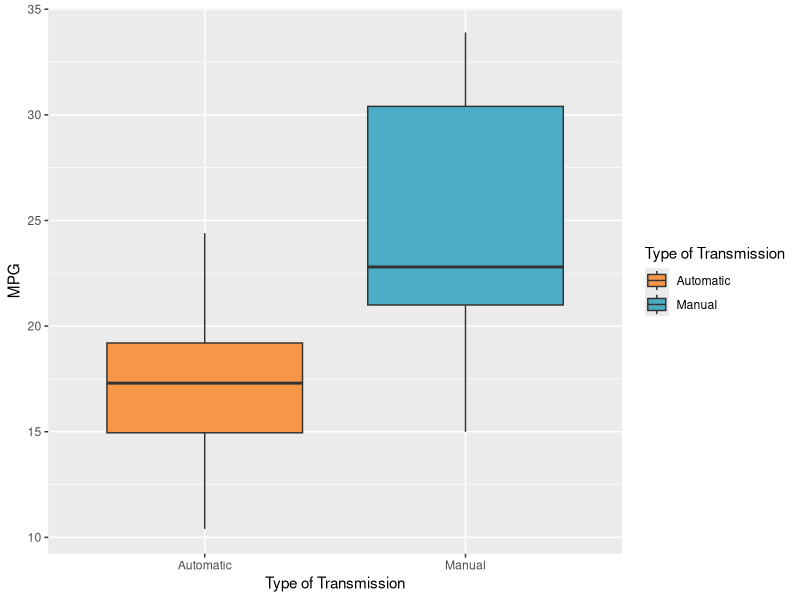
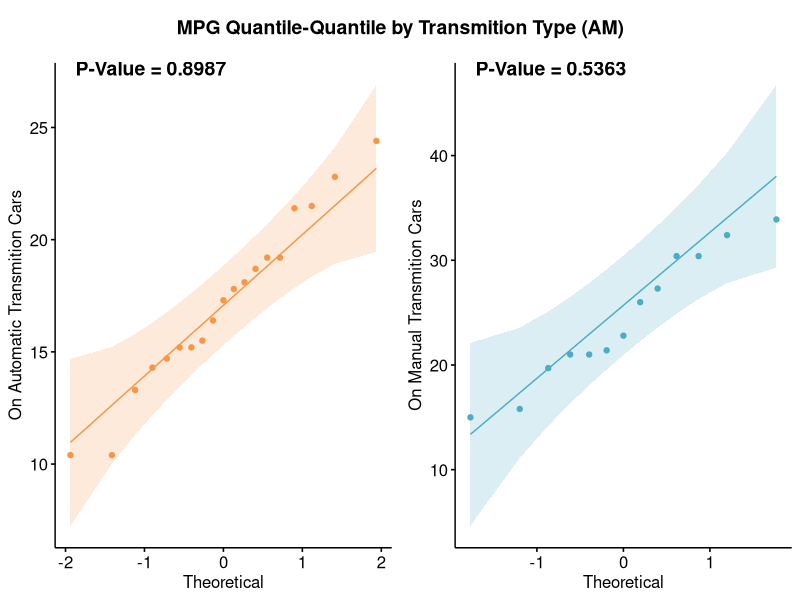
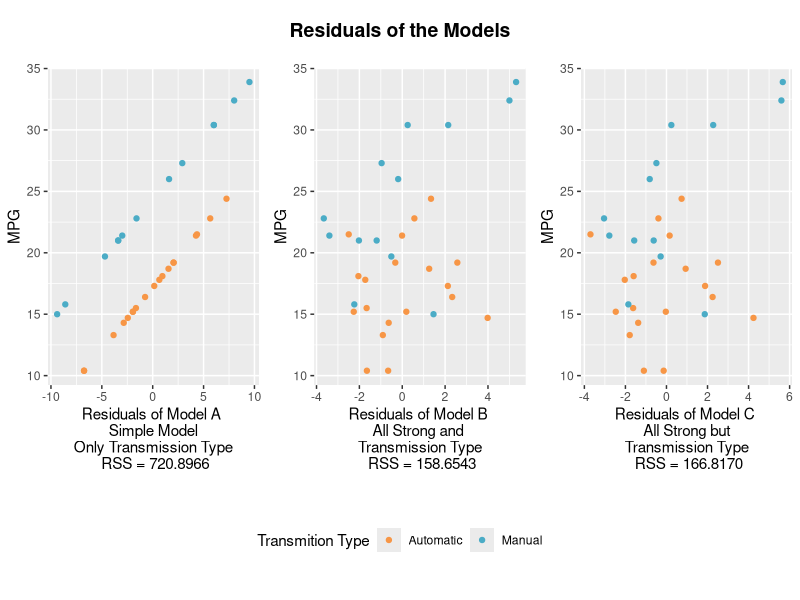

R code for these plots, in order:
## ---- chunk 1
options(scipen=999)         # make the number printer more readable
Sys.setenv(LANG = "en")     # show messages on english
Sys.setenv(LANGUAGE = "en") # show messages on english
rm(list=ls())               # remove other data from env, if any
set.seed(123)               # set a seed to ensure get always the same results
## ---- chunk 2
# loading required libraries
library('knitr')
library('ggplot2')
library('doParallel')
library('e1071')
library('gridExtra')
library('cowplot')
library('kableExtra')
library('ggpubr')
library('plyr')

registerDoParallel(cores=4)
## ---- chunk 3
TRANSMITION_AUTOMATIC       <- "Automatic"
TRANSMITION_MANUAL          <- "Manual"
ENGINE_SHAPED               <- "V-shaped"
ENGINE_STRAIGHT             <- "Straight"
COLOR_TRANSMITION_AUTOMATIC <- "#f79646" # light orange
COLOR_TRANSMITION_MANUAL    <- "#4bacc6" # light blue
CONFIDENCE_INTERVAL         <- 0.95      # 95%

setNumberPrecision <- function(x, k) trimws(format(round(x, k), nsmall=k))
getResidualSquaredError <- function(model) sum(model$residuals^2)

fieldDescription <- list()
fieldDescription[["mpg"]]  <- "Miles/(US) gallon"                                # mpg
fieldDescription[["cyl"]]  <- "Number of cylinders"                              # cyl
fieldDescription[["disp"]] <- "Displacement (cu.in.)"                            # disp
fieldDescription[["hp"]]   <- "Gross horsepower"                                 # hp
fieldDescription[["drat"]] <- "Rear axle ratio"                                  # drat
fieldDescription[["wt"]]   <- "Weight (1000 lbs)"                                # wt
fieldDescription[["qsec"]] <- "1/4 mile time"                                    # qsec
fieldDescription[["vs"]]   <- "Type of Engine (0 = V-shaped  1 = straight)"      # vs - factor
fieldDescription[["am"]]   <- "Type of Transmission (0 = automatic  1 = manual)" # am - factor
fieldDescription[["gear"]] <- "Number of forward gears"                          # gear
fieldDescription[["carb"]] <- "Number of carburetors"                            # carb
percentOfNAFields <- c()
size <- length(mtcars)
for( field in names(mtcars)) {
  percentOfNA <- ( (length(mtcars[is.na(field)])) / size )
  percentOfNAFields[length(percentOfNAFields)+1] <- paste(percentOfNA,"%")
}
dataDescription = data.frame(
  field = names(mtcars),
  description = unlist(fieldDescription,use.names=FALSE),
  "percent of Null" = percentOfNAFields
)

cat(knitr::kable(dataDescription) %>%
    kable_styling(bootstrap_options = "striped", full_width = F, position = "center"))
## ---- chunk 4
mtcars$vs <- as.factor(mtcars$vs)
levels(mtcars$vs) <- c(ENGINE_SHAPED, ENGINE_STRAIGHT)
mtcars$am  <- as.factor(mtcars$am)
levels(mtcars$am) <- c(TRANSMITION_AUTOMATIC, TRANSMITION_MANUAL)

mtCarsCorDummies <- mtcars[,!(colnames(mtcars) %in% c("am" , "vs"))]
mtCarsCorDummies$am <- ifelse(mtcars$am == TRANSMITION_MANUAL,1,0)
mtCarsCorDummies$vs <- ifelse(mtcars$vs == ENGINE_STRAIGHT,1,0)
## ---- chunk 5
automaticCars <- mtcars[mtcars$am == TRANSMITION_AUTOMATIC,]
manualCars    <- mtcars[mtcars$am == TRANSMITION_MANUAL,]

meanOfAutomatic <- mean(mtcars$mpg[mtcars$am == "Automatic"])
meanOfManual    <- mean(mtcars$mpg[mtcars$am == "Manual"])

plotBoxPlot <- ggplot(mtcars, aes(x=am, y=mpg,fill=am)) +
  geom_boxplot() +
  ylab("MPG") +
  xlab("Type of Transmission") +
  scale_fill_manual(values=c(COLOR_TRANSMITION_AUTOMATIC, COLOR_TRANSMITION_MANUAL)) +
  guides(fill=guide_legend(title="Type of Transmission"))
  stat_summary(fun.y=mean, geom="point", shape=23, size=4)
print(plotBoxPlot)

## ---- chunk 6
shapiroResultAutomaticCars <- shapiro.test(automaticCars$mpg)
shapiroResultManualCars <- shapiro.test(manualCars$mpg)

plotMpgDistributionCurve <- ggqqplot(automaticCars$mpg, color=COLOR_TRANSMITION_AUTOMATIC) + labs(y = "On Automatic Transmition Cars")

plotAmDistributionCurve  <- ggqqplot(manualCars$mpg, color=COLOR_TRANSMITION_MANUAL)  + labs(y = "On Manual Transmition Cars")
plotSideBySide <- plot_grid(
  plotMpgDistributionCurve,
  plotAmDistributionCurve,
  labels=c(
    paste0('P-Value = ',setNumberPrecision(shapiroResultAutomaticCars$p.value,4)),
    paste0('P-Value = ',setNumberPrecision(shapiroResultManualCars$p.value,4))
  ),
  ncol = 2
)
# now add the title
title <- ggdraw() +
  draw_label("MPG Quantile-Quantile by Transmition Type (AM)", fontface = 'bold')

print(plot_grid(title, plotSideBySide, ncol = 1, rel_heights = c(0.1, 1)))
## ---- chunk 7
corTable <- as.data.frame(cor(mtCarsCorDummies))
cat(knitr::kable(corTable[c("mpg","am"),]) %>%
    kable_styling(bootstrap_options = "striped", full_width = F, position = "center"))
## ---- chunk 8
describeModels <- data.frame(
  model = c(
    "Model A",
    "Model B",
    "Model C",
    "Model D",
    "Model E"
  ),
  expectedOutcome = c(
    "MPG",
    "MPG",
    "MPG",
    "Transmission Type",
    "Residuals of Model B"
  ),
  predictors = c(
    "Just the Transmission Type",
    "Fields strong correlated with the MPG, including Transmission Type",
    "Fields strong correlated with the MPG, except Transmission Type",
    "Fields strong correlated with the Transmission Type, except MPG",
    "Just the Transmission Type"
  )
)
cat(knitr::kable(describeModels) %>%
    kable_styling(bootstrap_options = "striped", full_width = F, position = "center"))
## ---- chunk 9
modelAAmOnly         <- lm(mpg ~ am , data=mtCarsCorDummies)
modelBStrongFields   <- lm(mpg ~  wt + cyl + disp + hp + drat + vs + am, data=mtCarsCorDummies )
modelCStrongNoAm     <- lm(mpg ~  wt + cyl + disp + hp + drat + vs, data=mtCarsCorDummies)
modelDPRedictAm      <- lm(am  ~  wt + cyl + disp + hp + drat + vs, data=mtCarsCorDummies)

rssA <- getResidualSquaredError(modelAAmOnly)
rssB <- getResidualSquaredError(modelBStrongFields)
rssC <- getResidualSquaredError(modelCStrongNoAm)
rssD <- getResidualSquaredError(modelDPRedictAm)

dfResiduals <- data.frame(
  residual = modelCStrongNoAm$residuals,
  am = mtCarsCorDummies$am
)
modelResidualOfB <- lm(residual ~ am,dfResiduals)

## ---- chunk 10
# model using all the strong correlated fields
coefStrong <- as.data.frame(t(modelBStrongFields$coefficients))
coefStrong$RSS <- getResidualSquaredError(modelBStrongFields)

# model using all strong correlated fields except am
coefStrongButAm <- as.data.frame(t(modelCStrongNoAm$coefficients))
coefStrongButAm$RSS <- getResidualSquaredError(modelCStrongNoAm)

# model using only am
coefAm <- as.data.frame(t(modelAAmOnly$coefficients))
coefAm$RSS <- getResidualSquaredError(modelAAmOnly)

coefPredictAm <- as.data.frame(t(modelDPRedictAm$coefficients))
coefPredictAm$RSS <- getResidualSquaredError(modelDPRedictAm)

coefsAndResidual <- rbind.fill(
  coefAm,
  coefStrong,
  coefStrongButAm,
  coefPredictAm
)
coefsAndResidual$model <- describeModels$model[1:4]
coefsAndResidual$predictors <- describeModels$predictors[1:4]
coefsAndResidual <- coefsAndResidual[
  c("model","predictors","am","wt","vs","cyl","drat","hp","disp","RSS")
]
cat(knitr::kable(coefsAndResidual,digits = 4) %>%
    kable_styling(bootstrap_options = "striped", full_width = F, position = "center"))

## ---- chunk 11
residCof <- as.data.frame(modelResidualOfB$coefficients)
residCof$RSS <- getResidualSquaredError(modelResidualOfB)
cat(knitr::kable(residCof) %>%
    kable_styling(bootstrap_options = "striped", full_width = F, position = "center"))
## ---- chunk 12
confitModelA <- confint(modelAAmOnly,"am",level=CONFIDENCE_INTERVAL)
cat(knitr::kable(confitModelA) %>%
    kable_styling(bootstrap_options = "striped", full_width = F, position = "center"))
## ---- chunk 13
confitStrongCoef <- confint(modelBStrongFields,"am",level=CONFIDENCE_INTERVAL)
cat(knitr::kable(confitStrongCoef) %>%
    kable_styling(bootstrap_options = "striped", full_width = F, position = "center"))
## ---- chunk 14
confitResidual <- confint(modelResidualOfB,"am",level=CONFIDENCE_INTERVAL)
cat(knitr::kable(confitResidual) %>%
    kable_styling(bootstrap_options = "striped", full_width = F, position = "center"))
## ---- chunk 15

plotColors <-scale_color_manual(
  labels = c(TRANSMITION_AUTOMATIC, TRANSMITION_MANUAL),
  values = c(COLOR_TRANSMITION_AUTOMATIC, COLOR_TRANSMITION_MANUAL)
)

  # plot A
plotResidualsA <- qplot(modelAAmOnly$residuals, mtcars$mpg, colour = factor(mtcars$am)) +
  labs(
    x = paste0(
      "Residuals of Model A \n Simple Model \n Only Transmission Type \n RSS = ", 
      setNumberPrecision(rssA,4)
    ), 
    y = "MPG", 
    color="Transmition Type"
  )  + theme(legend.position="none") + plotColors
  

# plot B
plotResidualsB <- qplot(modelBStrongFields$residuals, mtcars$mpg, colour = factor(mtcars$am)) + 
  labs(
    x = paste0(
      "Residuals of Model B \n All Strong and  \n Transmission Type \n RSS = ", 
      setNumberPrecision(rssB,4)
    ), 
    y = "MPG", color="Transmition Type"
  ) + theme(legend.position="none") + plotColors

# plot C
plotResidualsC <- qplot(modelCStrongNoAm$residuals, mtcars$mpg, colour = factor(mtcars$am)) +
  labs(
    x = paste0(
      "Residuals of Model C \n All Strong but \n Transmission Type \n RSS = ", 
      setNumberPrecision(rssC,4) 
    ), 
    y = "MPG", 
    color="Transmition Type"
  ) + theme(legend.position="none") + plotColors

plotResidualsGrid <- plot_grid(
  plotResidualsA,
  plotResidualsB,
  plotResidualsC,
  ncol = 3
)
# add the title
titleResiduals <- ggdraw() + draw_label("Residuals of the Models", fontface = 'bold')
# create the legend
legendResiduals <- get_legend( plotResidualsA +  guides(fill=guide_legend(title="Transmition Type")) + theme(legend.position="bottom") )
# combine in the final grid
finalGrid <- plot_grid(titleResiduals, plotResidualsGrid, legendResiduals, ncol = 1, rel_heights = c(0.1, 0.7, 0.2))
## ---- chunk 16
finalGrid
